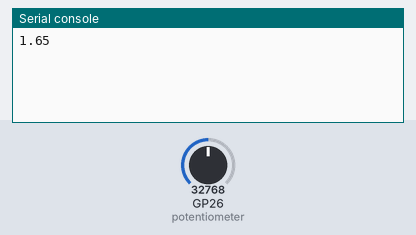
Bench run of a program on a simulated Raspberry Pi Pico running MicroPython. Shown: the last lines printed to the serial console. The inputs (shaded band) are chosen by the test bench; at power-on: GP26 (potentiometer) = 32768 (analog values on the 0–65535 scale).

Above: at 1.2 s.
1.3 s: GP26 (potentiometer) set to 45874
At 3.0 s:
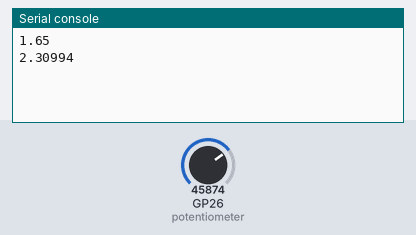
4.0 s: GP26 (potentiometer) set to 57670
At 4.5 s:
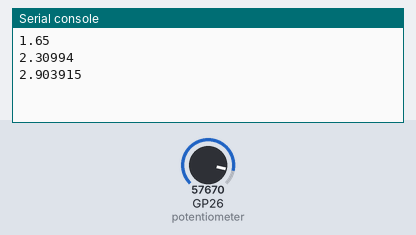
Timing chart, 0 to 7.0 s (numbered marks = the images above; inputs shaded):
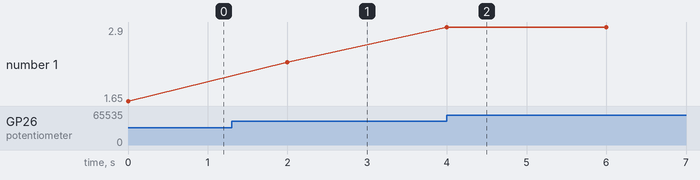

The program:

adc.py
```python
import machine
import utime
potentiometer = machine.ADC(26)
while True:
    value=potentiometer.read_u16() #16bit read value
    value=value/65536
    value=3.3*value
    #print(potentiometer.read_u16())
    print(value)
    utime.sleep(2)
```

Measured:
- after the input at 1.3 s, the serial console: prints a new line after 0.70 s (image 1)
- after the input at 4.0 s, the serial console: prints a new line at once (image 2)
- plotted number 1: 1.65 → 2.31 after the input at 1.3 s, 2.31 → 2.9 after the input at 4.0 s
